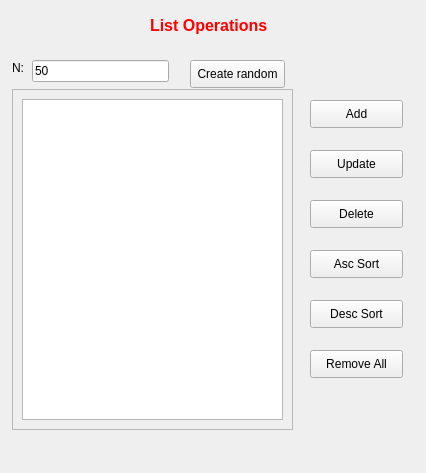
<?xml version="1.0" encoding="UTF-8"?>
<ui version="4.0">
 <class>Form</class>
 <widget class="QWidget" name="Form">
  <property name="geometry">
   <rect>
    <x>0</x>
    <y>0</y>
    <width>426</width>
    <height>473</height>
   </rect>
  </property>
  <property name="windowTitle">
   <string>List Operations</string>
  </property>
  <widget class="QLabel" name="label_2">
   <property name="geometry">
    <rect>
     <x>150</x>
     <y>10</y>
     <width>151</width>
     <height>31</height>
    </rect>
   </property>
   <property name="text">
    <string>&lt;html&gt;&lt;head/&gt;&lt;body&gt;&lt;p&gt;&lt;span style=&quot; font-size:12pt; font-weight:600; color:#ff0000;&quot;&gt;List Operations&lt;/span&gt;&lt;/p&gt;&lt;/body&gt;&lt;/html&gt;</string>
   </property>
  </widget>
  <widget class="QLineEdit" name="nInput">
   <property name="geometry">
    <rect>
     <x>32</x>
     <y>60</y>
     <width>137</width>
     <height>22</height>
    </rect>
   </property>
   <property name="text">
    <string>50</string>
   </property>
  </widget>
  <widget class="QLabel" name="label">
   <property name="geometry">
    <rect>
     <x>12</x>
     <y>60</y>
     <width>16</width>
     <height>16</height>
    </rect>
   </property>
   <property name="text">
    <string>N:</string>
   </property>
  </widget>
  <widget class="QPushButton" name="createRandomBtn">
   <property name="geometry">
    <rect>
     <x>190</x>
     <y>60</y>
     <width>95</width>
     <height>28</height>
    </rect>
   </property>
   <property name="text">
    <string>Create random</string>
   </property>
  </widget>
  <widget class="QScrollArea" name="scrollArea">
   <property name="geometry">
    <rect>
     <x>12</x>
     <y>89</y>
     <width>281</width>
     <height>341</height>
    </rect>
   </property>
   <property name="widgetResizable">
    <bool>true</bool>
   </property>
   <widget class="QWidget" name="scrollAreaWidgetContents">
    <property name="geometry">
     <rect>
      <x>0</x>
      <y>0</y>
      <width>279</width>
      <height>339</height>
     </rect>
    </property>
    <layout class="QVBoxLayout" name="verticalLayout">
     <item>
      <widget class="QListWidget" name="listWidget"/>
     </item>
    </layout>
   </widget>
  </widget>
  <widget class="QPushButton" name="deleteBtn">
   <property name="geometry">
    <rect>
     <x>310</x>
     <y>200</y>
     <width>93</width>
     <height>28</height>
    </rect>
   </property>
   <property name="text">
    <string>Delete</string>
   </property>
  </widget>
  <widget class="QPushButton" name="ascSortBtn">
   <property name="geometry">
    <rect>
     <x>310</x>
     <y>250</y>
     <width>93</width>
     <height>28</height>
    </rect>
   </property>
   <property name="text">
    <string>Asc Sort</string>
   </property>
  </widget>
  <widget class="QPushButton" name="descSortBtn">
   <property name="geometry">
    <rect>
     <x>310</x>
     <y>300</y>
     <width>93</width>
     <height>28</height>
    </rect>
   </property>
   <property name="text">
    <string>Desc Sort</string>
   </property>
  </widget>
  <widget class="QPushButton" name="removeAllBtn">
   <property name="geometry">
    <rect>
     <x>310</x>
     <y>350</y>
     <width>93</width>
     <height>28</height>
    </rect>
   </property>
   <property name="text">
    <string>Remove All</string>
   </property>
  </widget>
  <widget class="QPushButton" name="addBtn">
   <property name="geometry">
    <rect>
     <x>310</x>
     <y>100</y>
     <width>93</width>
     <height>28</height>
    </rect>
   </property>
   <property name="text">
    <string>Add</string>
   </property>
  </widget>
  <widget class="QPushButton" name="updateBtn">
   <property name="geometry">
    <rect>
     <x>310</x>
     <y>150</y>
     <width>93</width>
     <height>28</height>
    </rect>
   </property>
   <property name="text">
    <string>Update</string>
   </property>
  </widget>
 </widget>
 <resources/>
 <connections/>
</ui>
